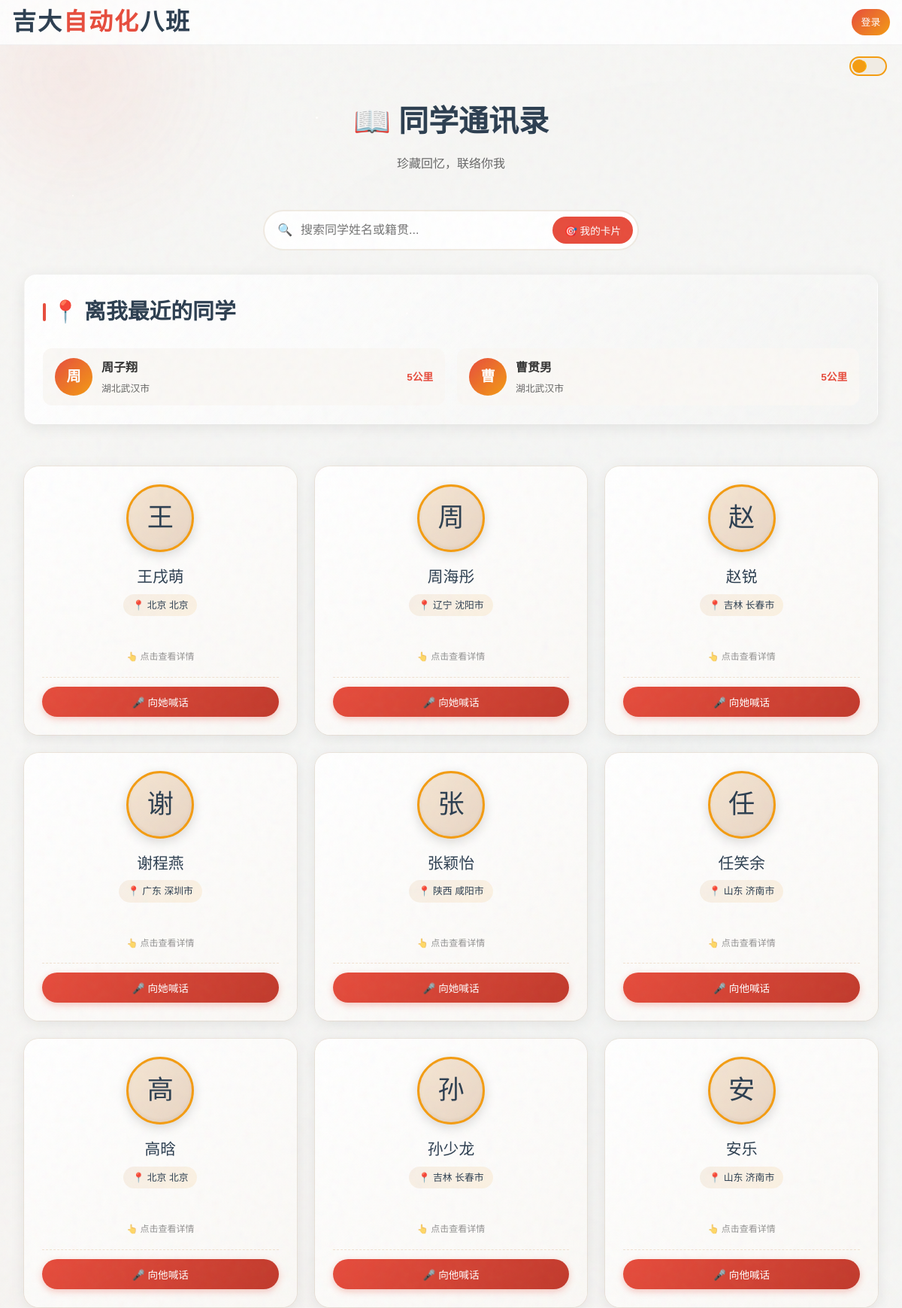
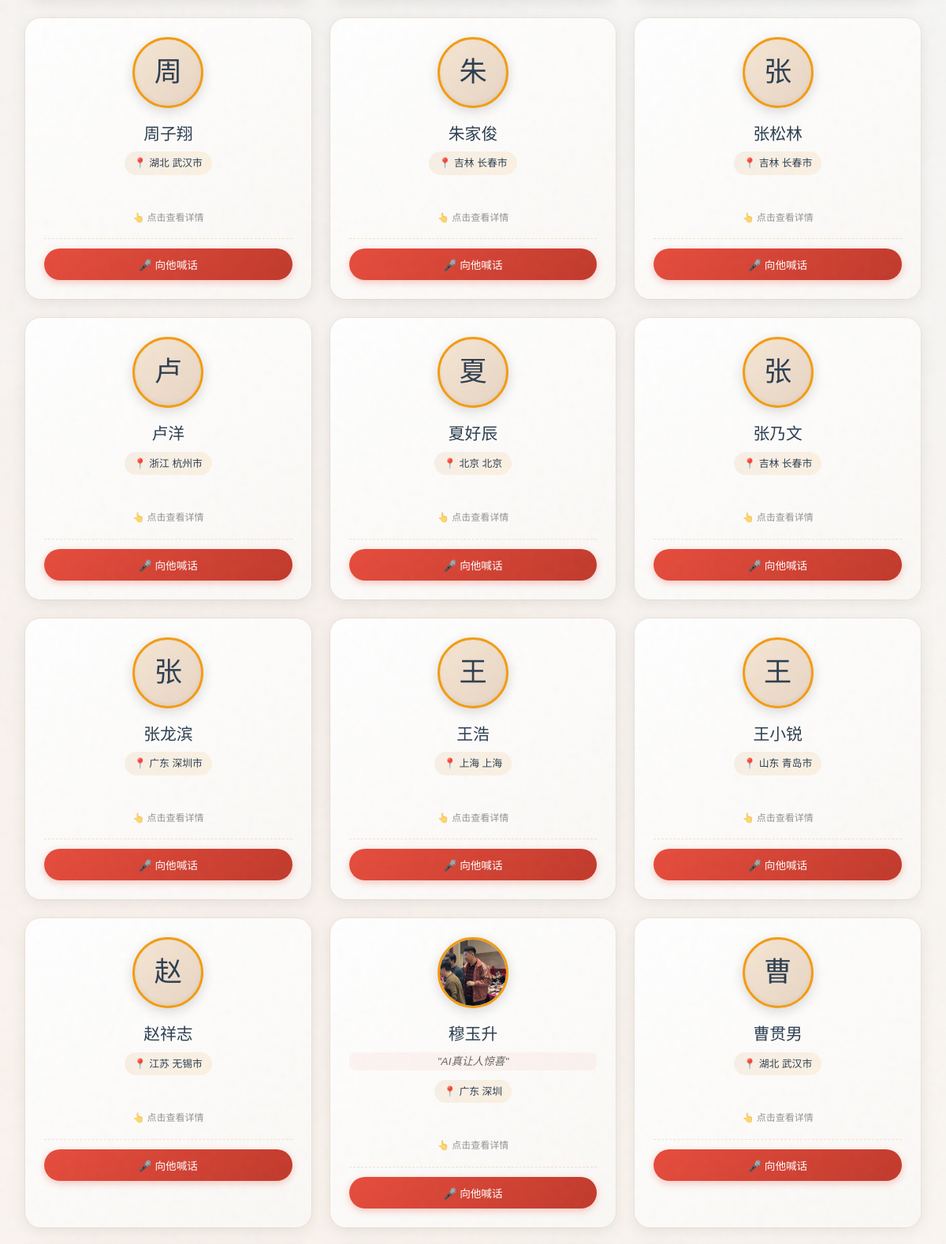
The page /txl (signed in, upper part) on the database its author committed (2 pictures, top to bottom).
### tables this page shows
CREATE TABLE students (
            id TEXT PRIMARY KEY,
            name TEXT NOT NULL,
            hometown TEXT,
            hometown_name TEXT,
            city TEXT,
            district TEXT,
            phone TEXT,
            note TEXT,
            custom_intro TEXT,
            hobby TEXT,
            dream TEXT,
            avatar TEXT,
            industry TEXT,
            company TEXT,
            weibo TEXT,
            xiaohongshu TEXT,
            douyin TEXT,
            wechat TEXT,
            qq TEXT,
            email TEXT,
            work TEXT,
            position TEXT,
            birthday TEXT,
            github TEXT,
            coords TEXT
        , gps_coords TEXT, gender TEXT, login_password TEXT, no_password_prompt INTEGER DEFAULT 0, super_admin INTEGER DEFAULT 0, is_admin INTEGER DEFAULT 0, wx_openid TEXT);

### app.py (the view)
@app.route('/txl')
def txl():
    is_logged = 'verified_student' in session
    if not is_logged:
        students = []
    else:
        students = database.read_txl()
    for s in students:
        if not s.get('coords'):
            city = s.get('city', '') or s.get('hometown_name', '')
            district = s.get('district', '')
            if city:
                coords = database.get_coords_by_city(city, district)
                if coords:
                    s['coords'] = coords
    voice_shouts = database.read_voice_shouts()
    nearest_classmates = []
    if is_logged:
        current_user = session['verified_student']
        current_coords = current_user.get('coords', '')
        current_name = current_user.get('name', '')
        current_id = current_user.get('id', '')
        for s in students:
            if s.get('name') == current_name and s.get('id') == current_id:
                gps = s.get('gps_coords', '')
                if gps:
                    current_coords = gps
                break
        if not current_coords:
            for s in students:
                if s.get('name') == current_name and s.get('id') == current_id:
                    current_coords = s.get('coords', '')
                    break
        if current_coords:
            try:
                lat1, lon1 = map(float, current_coords.split(','))
                distances = []
                for s in students:
                    if s.get('name') == current_name:
                        continue
                    s_coords = s.get('gps_coords', '') or s.get('coords', '')
                    if s_coords:
                        try:
                            lat2, lon2 = map(float, s_coords.split(','))
                            dist = haversine_distance(lat1, lon1, lat2, lon2)
                            distances.append((s['name'], dist, s))
                        except:
                            continue
                distances.sort(key=lambda x: x[1])
                nearest_classmates = [(d[2], int(d[1])) for d in distances[:2]]
            except:
                pass
    return render_template('txl.html', students=students, voice_shouts=voice_shouts, nearest_classmates=nearest_classmates, logged_in=is_logged)

### app.py (called while the page is built)
@app.after_request
def add_no_cache_headers(response):
    if request.path.startswith('/static/'):
        response.headers['Cache-Control'] = 'public, max-age=3600'
    else:
        response.headers['Cache-Control'] = 'no-cache, no-store, must-revalidate, max-age=0, private'
        response.headers['Pragma'] = 'no-cache'
        response.headers['Expires'] = '0'
        response.headers['X-Content-Type-Options'] = 'nosniff'
        response.headers['Surrogate-Control'] = 'no-store'
    return response

def haversine_distance(lat1, lon1, lat2, lon2):
    import math
    R = 6371  # 地球半径(公里)
    lat1_rad = math.radians(lat1)
    lat2_rad = math.radians(lat2)
    delta_lat = math.radians(lat2 - lat1)
    delta_lon = math.radians(lon2 - lon1)
    a = math.sin(delta_lat/2)**2 + math.cos(lat1_rad) * math.cos(lat2_rad) * math.sin(delta_lon/2)**2
    c = 2 * math.atan2(math.sqrt(a), math.sqrt(1-a))
    return R * c

### database.py (called while the page is built)
def get_db():
    if not hasattr(_thread_local, 'conn'):
        _thread_local.conn = sqlite3.connect(DB_FILE, check_same_thread=False)
        _thread_local.conn.row_factory = sqlite3.Row
    return _thread_local.conn

def read_txl():
    conn = get_db()
    cursor = conn.cursor()
    cursor.execute('SELECT * FROM students')
    rows = cursor.fetchall()
    students = []
    for row in rows:
        students.append(dict(row))
    return students

def read_voice_shouts(include_deleted=False):
    conn = get_db()
    cursor = conn.cursor()
    if include_deleted:
        cursor.execute('SELECT * FROM voice_shouts ORDER BY id DESC')
    else:
        cursor.execute('SELECT * FROM voice_shouts WHERE deleted = 0 ORDER BY id DESC')
    rows = cursor.fetchall()
    shouts = []
    for row in rows:
        shouts.append(dict(row))
    return shouts

### templates/txl.html (shortened to what this page needs)
<!DOCTYPE html>
<html lang="zh-CN">
<head>
    <link rel="stylesheet" href="/static/css/style.css">
    <link rel="stylesheet" href="/static/css/film-grain.css">
    <link rel="stylesheet" href="/static/css/txl-flip.css">
    <link rel="stylesheet" href="/static/css/ambient-bg.css">
    <link rel="stylesheet" href="/static/css/special-effects.css">
    <link rel="stylesheet" href="/static/css/interactions.css">
    <link rel="stylesheet" href="/static/css/night-mode.css">
</head>
<body>
    <div class="film-grain-overlay"></div>
    <div class="ambient-bg-container">
        <div class="starfield">
            <div class="star small"></div><div class="star medium"></div><div class="star large"></div>
            <div class="star small"></div><div class="star medium"></div><div class="star small"></div>
            <div class="star large"></div><div class="star small"></div><div class="star medium"></div>
            <div class="star small"></div><div class="star medium"></div><div class="star small"></div>
            <div class="star medium"></div><div class="star large"></div><div class="star small"></div>
        </div>
        <div class="fireflies">
        </div>
        <div class="ambient-glow warm"></div>
        <div class="ambient-glow accent"></div>
        <div class="clouds">
            <div class="cloud"></div><div class="cloud"></div><div class="cloud"></div>
            <div class="cloud"></div><div class="cloud"></div>
        </div>
    </div>
    <header class="top-header">
        <h1 class="header-title">吉大<span>自动化</span>八班</h1>
        <div id="userStatus" class="user-status"></div>
    </header>
    <main class="main-content">
        <div class="container">
            <div class="page-header">
                <h1 class="page-title">📖 同学通讯录</h1>
                <p class="page-subtitle">珍藏回忆，联络你我</p>
            </div>
            {% if logged_in %}
            <div class="search-box">
                <input type="text" id="searchInput" placeholder="搜索同学姓名或籍贯...">
                <button type="button" class="search-box-btn" onclick="scrollToMyCard()" title="定位到我的卡片">🎯 我的卡片</button>
            </div>
            {% endif %}
            {% if nearest_classmates %}
            <div class="nearest-section">
                <h2 class="section-title">📍 离我最近的同学</h2>
                <div class="nearest-list">
                    {% for mate, dist in nearest_classmates %}
                    <a href="#student-{{ mate.name }}" class="nearest-item" onclick="scrollToStudent('{{ mate.name }}')">
                        <div class="nearest-avatar">
                            {% if mate.avatar %}
                            <img src="{{ mate.avatar }}" alt="{{ mate.name }}">
                            {% else %}
                            {{ mate.name[0] }}
                            {% endif %}
                        </div>
                        <div class="nearest-info">
                            <div class="nearest-name">{{ mate.name }}</div>
                            <div class="nearest-location">{{ mate.hometown_name or '' }}{{ mate.city or '' }}</div>
                        </div>
                        <div class="nearest-distance">{{ dist }}公里</div>
                    </a>
                    {% endfor %}
                </div>
            </div>
            {% endif %}
            {% if logged_in %}
            <div class="student-grid" id="studentGrid">
                {% for student in students %}
                <div class="student-card"
                     id="student-{{ student.name }}"
                     data-name="{{ student.name }}"
                     data-hometown="{{ student.hometown_name }}"
                     data-custom-intro="{{ student.custom_intro or '' }}"
                     data-hobby="{{ student.hobby or '' }}">
                    <div class="student-avatar-wrap">
                        <div class="student-avatar {% if student.avatar %}avatar-has{% endif %} {% if student.avatar %}avatar-clickable{% endif %}" onclick="{% if student.avatar %}showAvatarLightbox('{{ student.avatar }}'){% endif %}">
                            {% if student.avatar %}
                            <img src="{{ student.avatar }}" alt="{{ student.name }}">
                            {% else %}
                            {{ student.name[0] }}
                            {% endif %}
                        </div>
                        <div class="student-name">{{ student.name }}</div>
                        {% if student.custom_intro %}
                        <div class="student-custom-intro">"{{ student.custom_intro }}"</div>
                        {% endif %}
                        {% if student.hometown_name %}
                        <div class="student-location-tag">📍 {{ student.hometown_name }}{% if student.city %} {{ student.city }}{% endif %}</div>
                        {% endif %}
                    </div>
                    <div class="expand-toggle">👆 点击查看详情</div>
                    <div class="voice-shout-section">
                        <button type="button" class="voice-shout-btn" onclick="openVoiceShoutModal('{{ student.name }}', '{{ student.gender }}')">🎤 向{{ '她' if student.gender == '女' else '他' }}喊话</button>
                    </div>
                </div>
                {% else %}
                <div class="empty-message">暂无同学信息</div>
                {% endfor %}
            </div>
            {% endif %}
        </div>
    </main>
    <button class="night-mode-toggle" id="nightModeToggle" onclick="toggleNightMode()" title="切换夜间模式"></button>
</body>
</html>

### static/css/film-grain.css (style rules this page uses)
.film-grain-overlay { position: fixed; top: 0; left: 0; width: 100%; height: 100%; pointer-events: none; z-index: 9999; opacity: 0.04; animation: grain 0.5s steps(1) infinite; }
.film-grain-overlay::before { content: ''; position: absolute; top: -50%; left: -50%; width: 200%; height: 200%; background-repeat: repeat; }

### static/css/txl-flip.css (style rules this page uses)
.student-grid { display: grid; grid-template-columns: repeat(auto-fill, minmax(280px, 1fr)); gap: 24px; padding: 24px 0; }
.student-card { position: relative; background: linear-gradient(145deg, #fff 0%, #faf8f5 100%); border-radius: 20px; padding: 24px; box-shadow: 0 4px 20px rgba(0, 0, 0, 0.08), 0 0 0 1px rgba(212, 165, 116, 0.15); transition: all 0.4s cubic-bezier(0.34, 1.56, 0.64, 1); cursor: pointer; overflow: hidden; }
.student-card::before { content: ''; position: absolute; top: 0; left: 0; right: 0; height: 4px; background: linear-gradient(90deg, #e74c3c, #f39c12, #2ecc71, #3498db, #9b59b6); background-size: 200% 100%; animation: rainbow-slide 3s linear infinite; opacity: 0.8; }
.student-avatar-wrap { text-align: center; margin-bottom: 16px; }
.student-avatar { width: 90px; height: 90px; border-radius: 50%; border: 3px solid var(--accent); object-fit: cover; background: linear-gradient(135deg, #f5e6d3, #e8d5c4); display: inline-flex; align-items: center; justify-content: center; font-family: 'ZCOOL XiaoWei', serif; font-size: 2.2rem; color: var(--primary); box-shadow: 0 4px 15px rgba(0, 0, 0, 0.15), inset 0 -2px 5px rgba(0, 0, 0, 0.05); transition: all 0.3s ease; }
.student-name { font-family: 'ZCOOL XiaoWei', 'Noto Serif SC', serif; font-size: 1.3rem; color: var(--primary); text-align: center; margin-bottom: 4px; }
.student-custom-intro { font-size: 0.85rem; color: var(--text-light); text-align: center; font-style: italic; margin-bottom: 12px; padding: 0 10px; }
.student-location-tag { display: inline-flex; align-items: center; gap: 4px; background: linear-gradient(135deg, rgba(212, 165, 116, 0.15), rgba(243, 156, 18, 0.1)); padding: 4px 12px; border-radius: 20px; font-size: 0.8rem; color: var(--primary); margin-bottom: 16px; }
.expand-toggle { text-align: center; padding-top: 12px; font-size: 0.75rem; color: var(--text-light); opacity: 0.7; transition: opacity 0.3s ease; }
.voice-shout-section { margin-top: 16px; padding-top: 12px; border-top: 1px dashed rgba(212, 165, 116, 0.3); }
.voice-shout-btn { width: 100%; padding: 10px; background: linear-gradient(135deg, var(--secondary), #c0392b); color: white; border: none; border-radius: 25px; font-size: 0.85rem; cursor: pointer; transition: all 0.3s ease; box-shadow: 0 3px 10px rgba(231, 76, 60, 0.3); }
.student-card { animation: card-arrive 0.5s cubic-bezier(0.34, 1.56, 0.64, 1) backwards; }
.student-card:nth-child(1) { animation-delay: 0.03s; }
.student-card:nth-child(2) { animation-delay: 0.06s; }
.student-card:nth-child(3) { animation-delay: 0.09s; }
.student-card:nth-child(4) { animation-delay: 0.12s; }
.student-card:nth-child(5) { animation-delay: 0.15s; }
.student-card:nth-child(6) { animation-delay: 0.18s; }
.student-card:nth-child(7) { animation-delay: 0.21s; }
.student-card:nth-child(8) { animation-delay: 0.24s; }
.student-card:nth-child(9) { animation-delay: 0.27s; }
.student-card:nth-child(10) { animation-delay: 0.30s; }
.student-card:nth-child(11) { animation-delay: 0.33s; }
.student-card:nth-child(12) { animation-delay: 0.36s; }

### static/css/night-mode.css (style rules this page uses)
.night-mode-toggle { position: fixed; top: 75px; right: 20px; width: 50px; height: 26px; background: var(--bg-dark); border: 2px solid var(--accent); border-radius: 13px; cursor: pointer; z-index: 9999; transition: all 0.3s ease; display: flex; align-items: center; padding: 2px; }
.night-mode-toggle::before { content: '🌙'; position: absolute; left: 4px; font-size: 0.9rem; transition: all 0.3s ease; }
.night-mode-toggle::after { content: ''; position: absolute; left: 2px; width: 18px; height: 18px; background: var(--accent); border-radius: 50%; transition: all 0.3s ease; }
body { transition: background 0.5s ease, color 0.5s ease; }

### rows shown on the page
students: name "周", name "周子翔", hometown_name "湖北", city "武汉市", name "周", name "周子翔", hometown_name "湖北", city "武汉市", gender "他"
students: name "曹", name "曹贯男", hometown_name "湖北", city "武汉市", name "曹", name "曹贯男", hometown_name "湖北", city "武汉市", gender "他"
students: name "王", name "王戌萌", hometown_name "北京", city "北京", gender "她"
students: name "周", name "周海彤", hometown_name "辽宁", city "沈阳市", gender "她"
students: name "赵", name "赵锐", hometown_name "吉林", city "长春市", gender "她"
students: name "谢", name "谢程燕", hometown_name "广东", city "深圳市", gender "她"
students: name "张", name "张颖怡", hometown_name "陕西", city "咸阳市", gender "她"
students: name "任", name "任笑余", hometown_name "山东", city "济南市", gender "他"
students: name "高", name "高晗", hometown_name "北京", city "北京", gender "他"
students: name "孙", name "孙少龙", hometown_name "吉林", city "长春市", gender "他"
students: name "安", name "安乐", hometown_name "山东", city "济南市", gender "他"
students: name "朱", name "朱家俊", hometown_name "吉林", city "长春市", gender "他"
students: name "张", name "张松林", hometown_name "吉林", city "长春市", gender "他"
students: name "卢", name "卢洋", hometown_name "浙江", city "杭州市", gender "他"
students: name "夏", name "夏好辰", hometown_name "北京", city "北京", gender "他"
students: name "张", name "张乃文", hometown_name "吉林", city "长春市", gender "他"
students: name "张", name "张龙滨", hometown_name "广东", city "深圳市", gender "他"
students: name "王", name "王浩", hometown_name "上海", city "上海", gender "他"
students: name "王", name "王小锐", hometown_name "山东", city "青岛市", gender "他"
students: name "赵", name "赵祥志", hometown_name "江苏", city "无锡市", gender "他"
students: avatar (picture), name "穆玉升", custom_intro "AI真让人惊喜", hometown_name "广东", city "深圳", gender "他"

### other values the page prints
{{ dist }} "5" "5"
